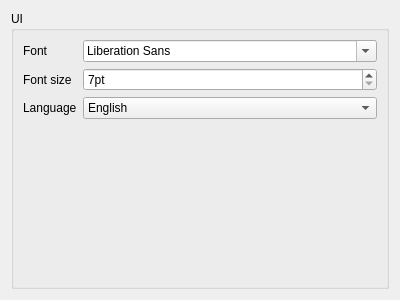
<?xml version="1.0" encoding="UTF-8"?>
<ui version="4.0">
 <class>SettingsPage_General</class>
 <widget class="QWidget" name="SettingsPage_General">
  <property name="geometry">
   <rect>
    <x>0</x>
    <y>0</y>
    <width>400</width>
    <height>300</height>
   </rect>
  </property>
  <property name="windowTitle">
   <string>Settings - General</string>
  </property>
  <layout class="QGridLayout" name="gridLayout">
   <item row="0" column="0">
    <widget class="QGroupBox" name="groupBoxUi">
     <property name="title">
      <string>UI</string>
     </property>
     <layout class="QFormLayout" name="formLayout">
      <item row="0" column="0">
       <widget class="QLabel" name="label">
        <property name="text">
         <string>Font</string>
        </property>
        <property name="buddy">
         <cstring>fontComboBox</cstring>
        </property>
       </widget>
      </item>
      <item row="1" column="0">
       <widget class="QLabel" name="label_2">
        <property name="text">
         <string>Font size</string>
        </property>
        <property name="buddy">
         <cstring>fontSizeSpinBox</cstring>
        </property>
       </widget>
      </item>
      <item row="1" column="1">
       <widget class="QSpinBox" name="fontSizeSpinBox">
        <property name="suffix">
         <string>pt</string>
        </property>
        <property name="minimum">
         <number>7</number>
        </property>
        <property name="maximum">
         <number>20</number>
        </property>
       </widget>
      </item>
      <item row="2" column="0">
       <widget class="QLabel" name="label_3">
        <property name="text">
         <string>Language</string>
        </property>
        <property name="buddy">
         <cstring>langComboBox</cstring>
        </property>
       </widget>
      </item>
      <item row="2" column="1">
       <widget class="QComboBox" name="langComboBox">
        <property name="currentIndex">
         <number>0</number>
        </property>
        <item>
         <property name="text">
          <string>English</string>
         </property>
        </item>
       </widget>
      </item>
      <item row="0" column="1">
       <widget class="QFontComboBox" name="fontComboBox"/>
      </item>
     </layout>
    </widget>
   </item>
  </layout>
 </widget>
 <resources/>
 <connections/>
</ui>
